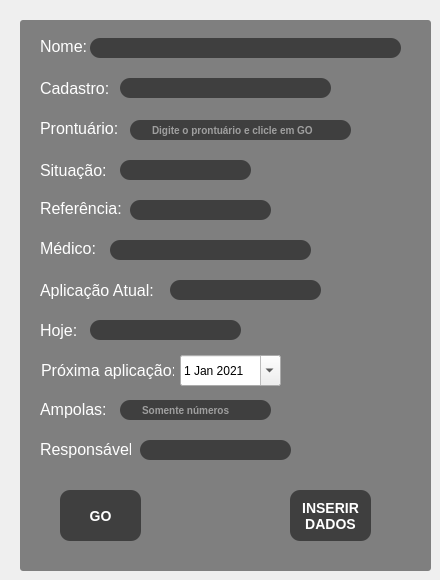
            <widget class="QWidget" name="pageInsertDec">
             <widget class="QFrame" name="frame_new_user_4">
              <property name="geometry">
               <rect>
                <x>20</x>
                <y>20</y>
                <width>411</width>
                <height>551</height>
               </rect>
              </property>
              <property name="styleSheet">
               <string notr="true">QFrame{
background-color: rgb(127, 127, 127);
 border-radius: 3px;
}</string>
              </property>
              <property name="frameShape">
               <enum>QFrame::StyledPanel</enum>
              </property>
              <property name="frameShadow">
               <enum>QFrame::Raised</enum>
              </property>
              <widget class="QLabel" name="label_name_7">
               <property name="geometry">
                <rect>
                 <x>20</x>
                 <y>20</y>
                 <width>47</width>
                 <height>13</height>
                </rect>
               </property>
               <property name="font">
                <font>
                 <pointsize>12</pointsize>
                 <kerning>true</kerning>
                </font>
               </property>
               <property name="autoFillBackground">
                <bool>false</bool>
               </property>
               <property name="styleSheet">
                <string notr="true">QLabel {
color: rgb(255, 255, 255);
border: 0px;
}</string>
               </property>
               <property name="text">
                <string>Nome:</string>
               </property>
              </widget>
              <widget class="QLineEdit" name="lineEditName_4">
               <property name="geometry">
                <rect>
                 <x>70</x>
                 <y>18</y>
                 <width>311</width>
                 <height>20</height>
                </rect>
               </property>
               <property name="styleSheet">
                <string notr="true">QLineEdit {
background-color: rgb(63, 63, 63);
     border-width: 2px;
     border-radius: 10px;
     border-color: rgb(0, 170, 255);
     font: bold 14px;
     padding-left: 20px;
     padding-right: 20px;
	color: rgb(255, 255, 255)
}</string>
               </property>
               <property name="readOnly">
                <bool>true</bool>
               </property>
              </widget>
              <widget class="QLineEdit" name="lineEditCad_4">
               <property name="geometry">
                <rect>
                 <x>100</x>
                 <y>58</y>
                 <width>211</width>
                 <height>20</height>
                </rect>
               </property>
               <property name="font">
                <font>
                 <pointsize>-1</pointsize>
                 <weight>75</weight>
                 <italic>false</italic>
                 <bold>true</bold>
                </font>
               </property>
               <property name="styleSheet">
                <string notr="true">QLineEdit {
background-color: rgb(63, 63, 63);
     border-width: 2px;
     border-radius: 10px;
     border-color: rgb(0, 170, 255);
     font: bold 10px;
     padding-left: 20px;
     padding-right: 20px;
	color: rgb(255, 255, 255)
}</string>
               </property>
               <property name="readOnly">
                <bool>true</bool>
               </property>
               <property name="placeholderText">
                <string/>
               </property>
              </widget>
              <widget class="QLabel" name="label_29">
               <property name="geometry">
                <rect>
                 <x>20</x>
                 <y>60</y>
                 <width>71</width>
                 <height>16</height>
                </rect>
               </property>
               <property name="font">
                <font>
                 <pointsize>12</pointsize>
                </font>
               </property>
               <property name="styleSheet">
                <string notr="true">QLabel {
color: rgb(255, 255, 255);
border: 0px;
}</string>
               </property>
               <property name="text">
                <string>Cadastro:</string>
               </property>
              </widget>
              <widget class="QLineEdit" name="lineEditPront_4">
               <property name="geometry">
                <rect>
                 <x>110</x>
                 <y>100</y>
                 <width>221</width>
                 <height>20</height>
                </rect>
               </property>
               <property name="styleSheet">
                <string notr="true">QLineEdit {
background-color: rgb(63, 63, 63);
     border-width: 2px;
     border-radius: 10px;
     border-color: rgb(0, 170, 255);
     font: bold 10px;
     padding-left: 20px;
     padding-right: 20px;
	color: rgb(255, 255, 255)
}</string>
               </property>
               <property name="readOnly">
                <bool>false</bool>
               </property>
               <property name="placeholderText">
                <string>Digite o prontuário e clicle em GO</string>
               </property>
              </widget>
              <widget class="QLabel" name="label_30">
               <property name="geometry">
                <rect>
                 <x>20</x>
                 <y>100</y>
                 <width>81</width>
                 <height>16</height>
                </rect>
               </property>
               <property name="font">
                <font>
                 <pointsize>12</pointsize>
                </font>
               </property>
               <property name="styleSheet">
                <string notr="true">QLabel {
color: rgb(255, 255, 255);
border: 0px;
}</string>
               </property>
               <property name="text">
                <string>Prontuário:</string>
               </property>
              </widget>
              <widget class="QLineEdit" name="lineEditUBS_4">
               <property name="geometry">
                <rect>
                 <x>100</x>
                 <y>140</y>
                 <width>131</width>
                 <height>20</height>
                </rect>
               </property>
               <property name="styleSheet">
                <string notr="true">QLineEdit {
background-color: rgb(63, 63, 63);
     border-width: 2px;
     border-radius: 10px;
     border-color: rgb(0, 170, 255);
     font: bold 14px;
     padding-left: 20px;
     padding-right: 20px;
	color: rgb(255, 255, 255)
}</string>
               </property>
               <property name="readOnly">
                <bool>true</bool>
               </property>
              </widget>
              <widget class="QLabel" name="label_31">
               <property name="geometry">
                <rect>
                 <x>20</x>
                 <y>140</y>
                 <width>71</width>
                 <height>20</height>
                </rect>
               </property>
               <property name="font">
                <font>
                 <pointsize>12</pointsize>
                </font>
               </property>
               <property name="styleSheet">
                <string notr="true">QLabel {
color: rgb(255, 255, 255);
border: 0px;
}</string>
               </property>
               <property name="text">
                <string>Situação:</string>
               </property>
              </widget>
              <widget class="QLineEdit" name="lineEditRef_4">
               <property name="geometry">
                <rect>
                 <x>110</x>
                 <y>180</y>
                 <width>141</width>
                 <height>20</height>
                </rect>
               </property>
               <property name="styleSheet">
                <string notr="true">QLineEdit {
background-color: rgb(63, 63, 63);
     border-width: 2px;
     border-radius: 10px;
     border-color: rgb(0, 170, 255);
     font: bold 14px;
     padding-left: 20px;
     padding-right: 20px;
	color: rgb(255, 255, 255)
}</string>
               </property>
               <property name="readOnly">
                <bool>true</bool>
               </property>
              </widget>
              <widget class="QLabel" name="label_32">
               <property name="geometry">
                <rect>
                 <x>20</x>
                 <y>180</y>
                 <width>81</width>
                 <height>16</height>
                </rect>
               </property>
               <property name="font">
                <font>
                 <pointsize>12</pointsize>
                </font>
               </property>
               <property name="styleSheet">
                <string notr="true">QLabel {
color: rgb(255, 255, 255);
border: 0px;
}</string>
               </property>
               <property name="text">
                <string>Referência:</string>
               </property>
              </widget>
              <widget class="QLineEdit" name="lineEditMed_4">
               <property name="geometry">
                <rect>
                 <x>90</x>
                 <y>220</y>
                 <width>201</width>
                 <height>20</height>
                </rect>
               </property>
               <property name="styleSheet">
                <string notr="true">QLineEdit {
background-color: rgb(63, 63, 63);
     border-width: 2px;
     border-radius: 10px;
     border-color: rgb(0, 170, 255);
     font: bold 14px;
     padding-left: 20px;
     padding-right: 20px;
	color: rgb(255, 255, 255)
}</string>
               </property>
               <property name="readOnly">
                <bool>true</bool>
               </property>
              </widget>
              <widget class="QLabel" name="label_33">
               <property name="geometry">
                <rect>
                 <x>20</x>
                 <y>220</y>
                 <width>61</width>
                 <height>16</height>
                </rect>
               </property>
               <property name="font">
                <font>
                 <pointsize>12</pointsize>
                </font>
               </property>
               <property name="styleSheet">
                <string notr="true">QLabel {
color: rgb(255, 255, 255);
border: 0px;
}</string>
               </property>
               <property name="frameShape">
                <enum>QFrame::NoFrame</enum>
               </property>
               <property name="frameShadow">
                <enum>QFrame::Plain</enum>
               </property>
               <property name="lineWidth">
                <number>0</number>
               </property>
               <property name="text">
                <string>Médico:</string>
               </property>
              </widget>
              <widget class="QPushButton" name="pushButtonADDUser_8">
               <property name="geometry">
                <rect>
                 <x>40</x>
                 <y>470</y>
                 <width>81</width>
                 <height>51</height>
                </rect>
               </property>
               <property name="font">
                <font>
                 <pointsize>-1</pointsize>
                 <weight>75</weight>
                 <italic>false</italic>
                 <bold>true</bold>
                </font>
               </property>
               <property name="styleSheet">
                <string notr="true">QPushButton{
background-color: rgb(63, 63, 63);
     border-width: 2px;
     border-radius: 10px;
     border-color: rgb(0, 170, 255);
     font: bold 14px;
     padding-left: 20px;
     padding-right: 20px;
	color: rgb(255, 255, 255);
}
QPushButton:hover {
	background-color:rgb(49, 49, 49);
}</string>
               </property>
               <property name="text">
                <string>GO</string>
               </property>
              </widget>
              <widget class="QPushButton" name="pushButtonADDUser_9">
               <property name="geometry">
                <rect>
                 <x>270</x>
                 <y>470</y>
                 <width>81</width>
                 <height>51</height>
                </rect>
               </property>
               <property name="styleSheet">
                <string notr="true">QPushButton{
background-color: rgb(63, 63, 63);
     border-width: 2px;
     border-radius: 10px;
     border-color: rgb(0, 170, 255);
     font: bold 14px;
     padding-left: 10px;
     padding-right: 10px;
	color: rgb(255, 255, 255);
}
QPushButton:hover {
	background-color:rgb(49, 49, 49);
}</string>
               </property>
               <property name="text">
                <string>INSERIR
DADOS</string>
               </property>
              </widget>
              <widget class="QLabel" name="label_34">
               <property name="geometry">
                <rect>
                 <x>20</x>
                 <y>260</y>
                 <width>121</width>
                 <height>21</height>
                </rect>
               </property>
               <property name="font">
                <font>
                 <pointsize>12</pointsize>
                </font>
               </property>
               <property name="styleSheet">
                <string notr="true">QLabel {
color: rgb(255, 255, 255);
border: 0px;
}</string>
               </property>
               <property name="text">
                <string>Aplicação Atual:</string>
               </property>
              </widget>
              <widget class="QLabel" name="label_35">
               <property name="geometry">
                <rect>
                 <x>21</x>
                 <y>341</y>
                 <width>133</width>
                 <height>19</height>
                </rect>
               </property>
               <property name="font">
                <font>
                 <pointsize>12</pointsize>
                </font>
               </property>
               <property name="styleSheet">
                <string notr="true">QLabel {
color: rgb(255, 255, 255);
border: 0px;
}</string>
               </property>
               <property name="text">
                <string>Próxima aplicação:</string>
               </property>
              </widget>
              <widget class="QDateEdit" name="dateEdit_5">
               <property name="geometry">
                <rect>
                 <x>160</x>
                 <y>335</y>
                 <width>101</width>
                 <height>31</height>
                </rect>
               </property>
               <property name="styleSheet">
                <string notr="true"/>
               </property>
               <property name="dateTime">
                <datetime>
                 <hour>0</hour>
                 <minute>0</minute>
                 <second>0</second>
                 <year>2021</year>
                 <month>1</month>
                 <day>1</day>
                </datetime>
               </property>
               <property name="calendarPopup">
                <bool>true</bool>
               </property>
              </widget>
              <widget class="QLineEdit" name="lineEditAplicacaoAtual">
               <property name="geometry">
                <rect>
                 <x>150</x>
                 <y>260</y>
                 <width>151</width>
                 <height>20</height>
                </rect>
               </property>
               <property name="styleSheet">
                <string notr="true">QLineEdit {
background-color: rgb(63, 63, 63);
     border-width: 2px;
     border-radius: 10px;
     border-color: rgb(0, 170, 255);
     font: bold 14px;
     padding-left: 20px;
     padding-right: 20px;
	color: rgb(255, 255, 255)
}</string>
               </property>
               <property name="readOnly">
                <bool>true</bool>
               </property>
              </widget>
              <widget class="QLineEdit" name="lineEditAmpolas">
               <property name="geometry">
                <rect>
                 <x>100</x>
                 <y>380</y>
                 <width>151</width>
                 <height>20</height>
                </rect>
               </property>
               <property name="styleSheet">
                <string notr="true">QLineEdit {
background-color: rgb(63, 63, 63);
     border-width: 2px;
     border-radius: 10px;
     border-color: rgb(0, 170, 255);
     font: bold 10px;
     padding-left: 20px;
     padding-right: 20px;
	color: rgb(255, 255, 255)
}</string>
               </property>
               <property name="readOnly">
                <bool>false</bool>
               </property>
               <property name="placeholderText">
                <string>Somente números</string>
               </property>
              </widget>
              <widget class="QLabel" name="label_37">
               <property name="geometry">
                <rect>
                 <x>20</x>
                 <y>380</y>
                 <width>71</width>
                 <height>19</height>
                </rect>
               </property>
               <property name="font">
                <font>
                 <pointsize>12</pointsize>
                </font>
               </property>
               <property name="styleSheet">
                <string notr="true">QLabel {
	border-color: rgb(127, 127, 127);
	background-color: rgb(127, 127, 127);
color: rgb(255, 255, 255);
border: 0px;
}</string>
               </property>
               <property name="text">
                <string>Ampolas:</string>
               </property>
              </widget>
              <widget class="QLineEdit" name="lineEditHalResp">
               <property name="geometry">
                <rect>
                 <x>120</x>
                 <y>420</y>
                 <width>151</width>
                 <height>20</height>
                </rect>
               </property>
               <property name="styleSheet">
                <string notr="true">QLineEdit {
background-color: rgb(63, 63, 63);
     border-width: 2px;
     border-radius: 10px;
     border-color: rgb(0, 170, 255);
     font: bold 14px;
     padding-left: 20px;
     padding-right: 20px;
	color: rgb(255, 255, 255)
}</string>
               </property>
               <property name="readOnly">
                <bool>false</bool>
               </property>
              </widget>
              <widget class="QLabel" name="label_38">
               <property name="geometry">
                <rect>
                 <x>20</x>
                 <y>420</y>
                 <width>91</width>
                 <height>19</height>
                </rect>
               </property>
               <property name="font">
                <font>
                 <pointsize>12</pointsize>
                </font>
               </property>
               <property name="styleSheet">
                <string notr="true">QLabel {
	border-color: rgb(127, 127, 127);
	background-color: rgb(127, 127, 127);
color: rgb(255, 255, 255);
border: 0px;
}</string>
               </property>
               <property name="text">
                <string>Responsável:</string>
               </property>
              </widget>
              <widget class="QLabel" name="label_36">
               <property name="geometry">
                <rect>
                 <x>20</x>
                 <y>300</y>
                 <width>51</width>
                 <height>21</height>
                </rect>
               </property>
               <property name="font">
                <font>
                 <pointsize>12</pointsize>
                </font>
               </property>
               <property name="styleSheet">
                <string notr="true">QLabel {
color: rgb(255, 255, 255);
border: 0px;
}</string>
               </property>
               <property name="text">
                <string>Hoje:</string>
               </property>
              </widget>
              <widget class="QLineEdit" name="lineEditDataHoje">
               <property name="geometry">
                <rect>
                 <x>70</x>
                 <y>300</y>
                 <width>151</width>
                 <height>20</height>
                </rect>
               </property>
               <property name="styleSheet">
                <string notr="true">QLineEdit {
background-color: rgb(63, 63, 63);
     border-width: 2px;
     border-radius: 10px;
     border-color: rgb(0, 170, 255);
     font: bold 14px;
     padding-left: 20px;
     padding-right: 20px;
	color: rgb(255, 255, 255)
}</string>
               </property>
               <property name="readOnly">
                <bool>true</bool>
               </property>
              </widget>
             </widget>
            </widget>
